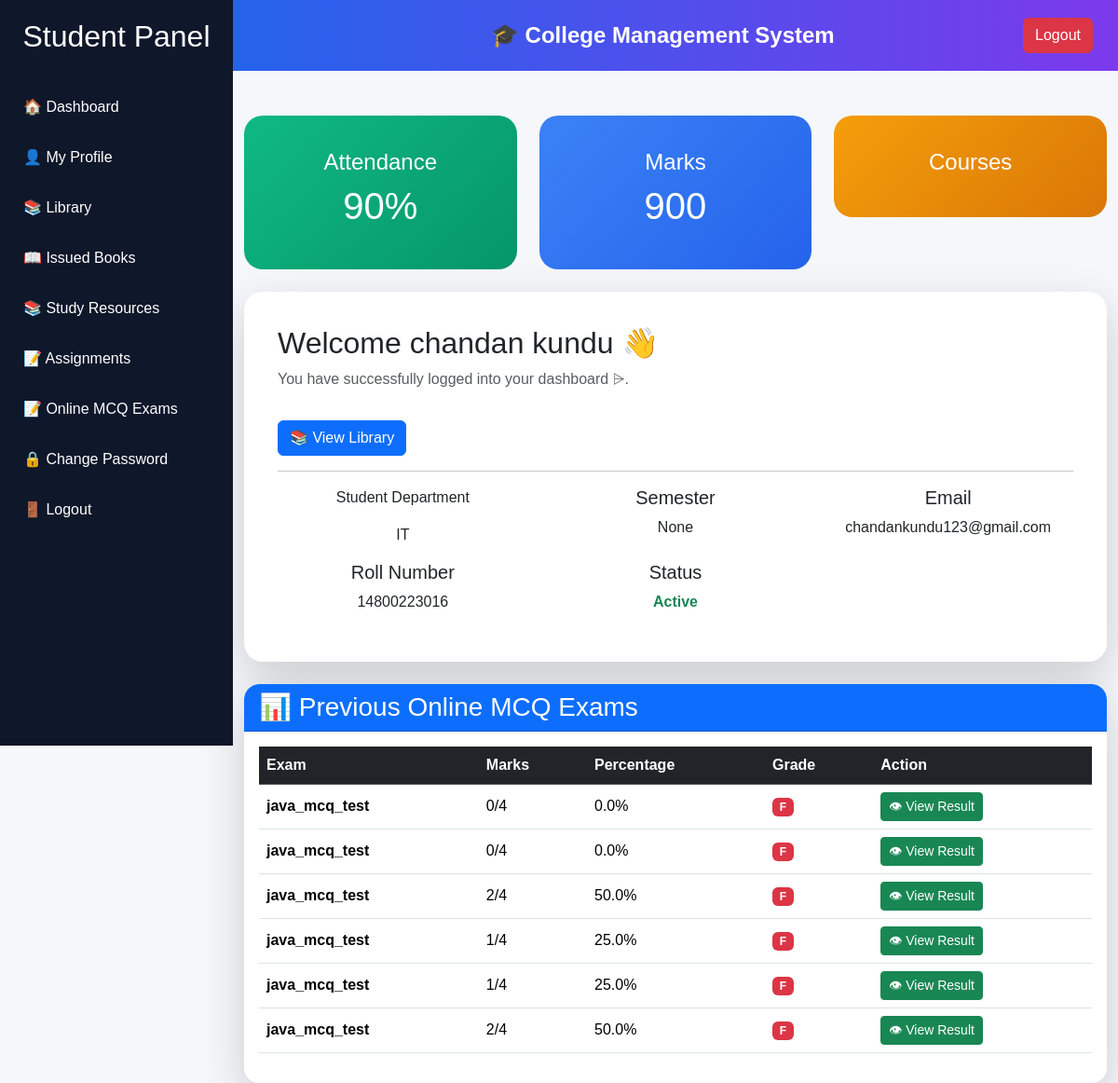
The app's page /student_dashboard (signed in) with its own data.
### models.py (models this page shows)
class Student(db.Model):
    id = db.Column(db.Integer, primary_key=True)
    roll_number = db.Column(db.String(50), unique=True)
    name = db.Column(db.String(100))
    email = db.Column(db.String(100))
    department = db.Column(db.String(100))
    password = db.Column(db.String(100))
    attendance = db.Column(db.Integer, default=0)
    marks = db.Column(db.Integer, default=0)
    semester = db.Column(db.String(50))
    photo = db.Column(db.String(200))
    signature = db.Column(db.String(200))

class Result(db.Model):
    id = db.Column(db.Integer, primary_key=True)
    student_id = db.Column(db.Integer)
    student_name = db.Column(db.String(100))
    roll_number = db.Column(db.String(100))
    exam_id = db.Column(db.Integer)
    exam_title = db.Column(db.String(200))
    marks = db.Column(db.Integer)
    total = db.Column(db.Integer)
    percentage = db.Column(db.Float)

### app.py (the view)
@app.route("/student_dashboard")
def student_dashboard():
    if "student_id" not in session:
        return redirect("/student_login")
    student = Student.query.get(session["student_id"])
    results = Result.query.filter_by(
        student_id=student.id
    ).order_by(Result.id.desc()).all()
    return render_template(
        "student_dashboard.html",
        student=student,
        results=results
    )

### templates/student_dashboard.html (shortened to what this page needs)
<!DOCTYPE html>
<html lang="en">
<head>
    <link href="https://cdn.jsdelivr.net/npm/bootstrap@5.3.3/dist/css/bootstrap.min.css" rel="stylesheet">
    <link rel="stylesheet" href="{{ url_for('static', filename='css/dashboard.css') }}">
</head>
<body>
    <div class="sidebar">
    <h2>Student Panel</h2>
    <a href="/student_dashboard">🏠 Dashboard</a>
    <a href="/student_profile">👤 My Profile</a>
    <a href="/student_library">📚 Library</a>
    <a href="/issued_books">📖 Issued Books</a>
    <a href="/study_resources">📚 Study Resources</a>
    <a href="/assignments">📝 Assignments</a>
    <a href="/student_exams">📝 Online MCQ Exams</a>
    <a href="/change_password">🔒 Change Password</a>
    <a href="/logout">🚪 Logout</a>
</div>
<nav class="navbar navbar-expand-lg navbar-dark">
    <div class="container">
        <span class="navbar-brand fw-bold">
            🎓 College Management System
        </span>
        <a href="/logout" class="btn btn-danger">
            Logout
        </a>
    </div>
</nav>
<div class="container mt-5">
    <div class="row">
        <div class="col-md-4 mb-4">
            <div class="card stat-card attendance">
                <div class="card-body">
                    <h4>Attendance</h4>
                    <h1>{{ student.attendance }}%</h1>
                </div>
            </div>
        </div>
        <div class="col-md-4 mb-4">
            <div class="card stat-card marks">
                <div class="card-body">
                    <h4>Marks</h4>
                    <h1>{{ student.marks }}</h1>
                </div>
            </div>
        </div>
        <div class="col-md-4 mb-4">
            <div class="card stat-card courses">
                <div class="card-body">
                    <h4>Courses</h4>
                </div>
            </div>
        </div>
    </div>
    <div class="card welcome-card shadow-lg">
        <div class="card-body">
            <h2>Welcome {{ student.name }} 👋</h2>
            <p class="text-muted">
                You have successfully logged into your dashboard ⩥.
            </p>
            <a href="/student_library"
   class="btn btn-primary mt-3">
   📚 View Library
</a>
            <hr>
            <div class="row text-center">
                <div class="col-md-4">
                    <p>Student Department</p>
                    <p>{{ student.department }}</p>
                </div>
                <div class="col-md-4">
                    <h5>Semester</h5>
                    <p>{{ student.semester }}</p>
                </div>
                <div class="col-md-4">
                    <h5>Email</h5>
                    <p>{{ student.email }}</p>
                </div>
                <div class="col-md-4">
                    <h5>Roll Number</h5>
                    <p>{{ student.roll_number }}</p>
                </div>
                <div class="col-md-4">
                    <h5>Status</h5>
                    <p class="text-success fw-bold">Active</p>
                </div>
            </div>
        </div>
    </div>
</div>
<div class="container mt-4">
    <div class="card shadow-lg border-0 rounded-4">
        <div class="card-header bg-primary text-white rounded-top-4">
            <h3 class="mb-0">
                📊 Previous Online MCQ Exams
            </h3>
        </div>
        <div class="card-body">
            {% if results %}
            <div class="table-responsive">
                <table class="table table-hover align-middle">
                    <thead class="table-dark">
                        <tr>
                            <th>Exam</th>
                            <th>Marks</th>
                            <th>Percentage</th>
                            <th>Grade</th>
                            <th>Action</th>
                        </tr>
                    </thead>
                    <tbody>
                    {% for result in results %}
                    <tr>
                        <td>
                            <strong>
                                {{ result.exam_title }}
                            </strong>
                        </td>
                        <td>
                            {{ result.marks }}/{{ result.total }}
                        </td>
                        <td>
                            {{ result.percentage }}%
                        </td>
                        <td>
                            {% if result.percentage >= 90 %}
                                <span class="badge bg-success">
                                    A+
                                </span>
                            {% elif result.percentage >= 80 %}
                                <span class="badge bg-primary">
                                    A
                                </span>
                            {% elif result.percentage >= 70 %}
                                <span class="badge bg-info">
                                    B
                                </span>
                            {% elif result.percentage >= 60 %}
                                <span class="badge bg-warning text-dark">
                                    C
                                </span>
                            {% else %}
                                <span class="badge bg-danger">
                                    F
                                </span>
                            {% endif %}
                        </td>
                        <td>
                            <a href="/view_result/{{ result.id }}"
                               class="btn btn-success btn-sm">
                                👁 View Result
                            </a>
                        </td>
                    </tr>
                    {% endfor %}
                    </tbody>
                </table>
            </div>
            {% else %}
            <div class="alert alert-info text-center">
                <h5>
                    📚 No Online Exam Attempted Yet
                </h5>
            </div>
            {% endif %}
        </div>
    </div>
</div>
</body>
</html>

### static/css/dashboard.css (style rules this page uses)
body { background: linear-gradient(135deg,#0f172a,#1e293b); min-height:100vh; font-family:'Segoe UI',sans-serif; }
.navbar { background: linear-gradient(90deg,#2563eb,#7c3aed)!important; padding:15px; }
.navbar-brand { color:white !important; font-size:24px; font-weight:bold; }
.card { border:none; border-radius:20px; overflow:hidden; transition:0.3s; }
.stat-card { color:white; text-align:center; padding:20px; }
.attendance { background:linear-gradient(135deg,#10b981,#059669); }
.marks { background:linear-gradient(135deg,#3b82f6,#2563eb); }
.courses { background:linear-gradient(135deg,#f59e0b,#d97706); }
.welcome-card { border-radius:20px; background:white; padding:20px; }

### templates/student_dashboard.html (style rules this page uses)
body { margin:0; background:#f5f7fb; font-family:'Poppins',sans-serif; }
.sidebar { position:fixed; left:0; top:0; width:250px; height:100vh; background:#0f172a; padding-top:20px; z-index:1000; }
.sidebar h2 { color:white; text-align:center; margin-bottom:30px; }
.sidebar a { display:block; color:white; text-decoration:none; padding:15px 25px; transition:0.3s; }
.navbar { margin-left:250px; }
.container { margin-left:250px; width:calc(100% - 250px); }

### records on screen
Student: attendance "90", marks "900", name "chandan kundu", department "IT", semester "None", email "chandankundu123@gmail.com", roll_number "14800223016"
Result: exam_title "java_mcq_test", marks "0", total "4", percentage "0.0", shows "F"
Result: exam_title "java_mcq_test", marks "0", total "4", percentage "0.0", shows "F"
Result: exam_title "java_mcq_test", marks "2", total "4", percentage "50.0", shows "F"
Result: exam_title "java_mcq_test", marks "1", total "4", percentage "25.0", shows "F"
Result: exam_title "java_mcq_test", marks "1", total "4", percentage "25.0", shows "F"
Result: exam_title "java_mcq_test", marks "2", total "4", percentage "50.0", shows "F"
